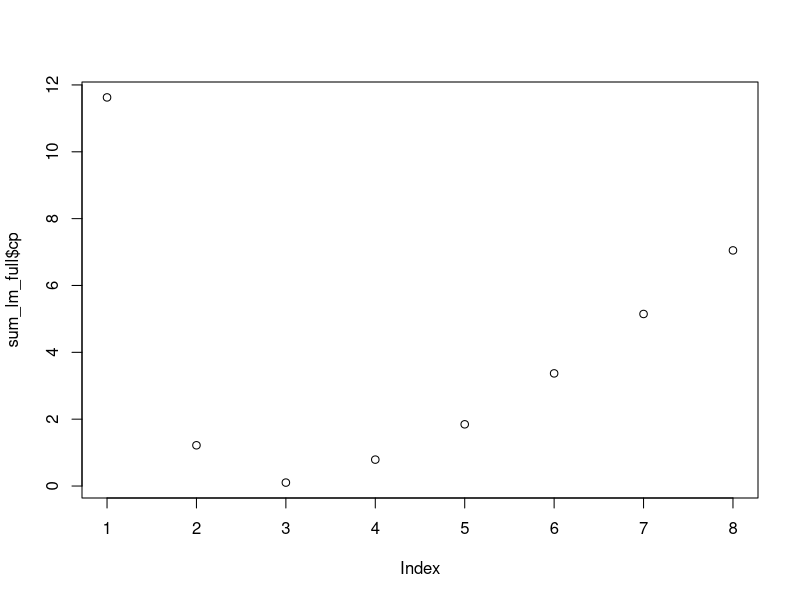
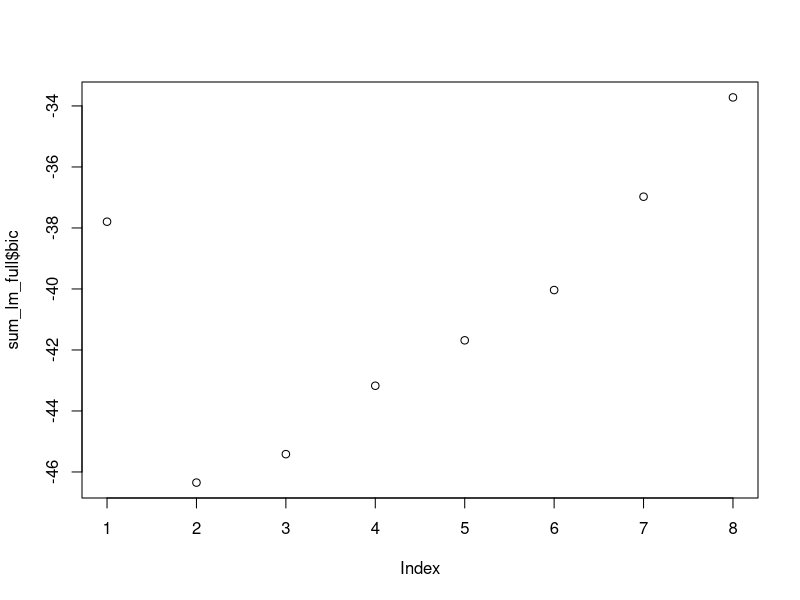
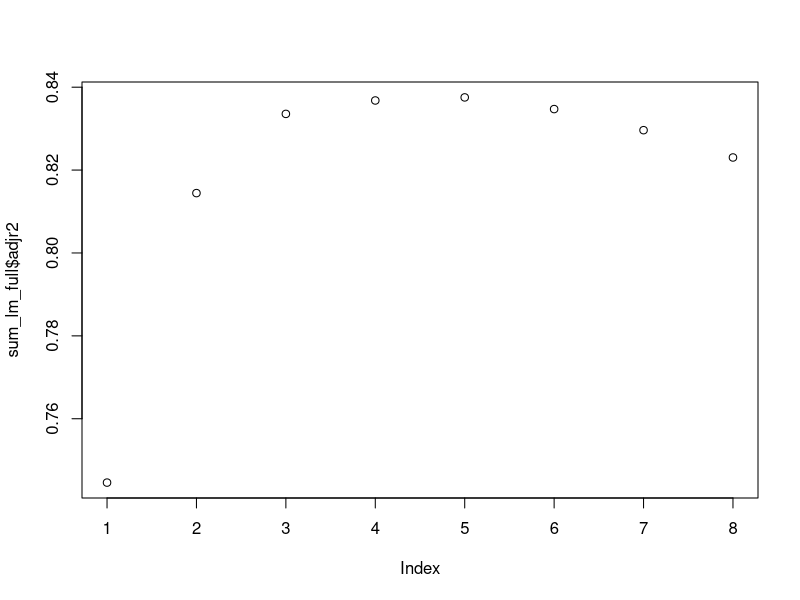

The R source for these figures, in order:
## ---- chunk 1
#| echo: true
#| eval: true

library(leaps)
lm_full <- regsubsets(mpg ~ ., data = mtcars)

## ---- chunk 2
#| echo: true
#| eval: true
sum_lm_full <- summary(lm_full)
print(sum_lm_full)
## ---- chunk 3
#| echo: true
#| eval: true
plot(sum_lm_full$cp)
## ---- chunk 4
#| echo: true
#| eval: true
coef(lm_full,3)
## ---- chunk 5
#| echo: true
#| eval: true
lm_full <- regsubsets(mpg ~ ., data = mtcars,
                      method =  "forward")

## ---- chunk 6
#| echo: true
#| eval: true
sum_lm_full <- summary(lm_full)
print(sum_lm_full)
## ---- chunk 7
#| echo: true
#| eval: true
plot(sum_lm_full$bic)
## ---- chunk 8
#| echo: true
#| eval: true
coef(lm_full,2)
## ---- chunk 9
#| echo: true
#| eval: true
lm_full <- regsubsets(mpg ~ ., data = mtcars,
                      method =  "backward")

## ---- chunk 10
#| echo: true
#| eval: true
sum_lm_full <- summary(lm_full)
print(sum_lm_full)
## ---- chunk 11
#| echo: true
#| eval: true
plot(sum_lm_full$adjr2)
## ---- chunk 12
#| echo: true
#| eval: true

coef(lm_full,6)
## ---- chunk 13
library(glmnet)
library(tidyverse)
library(palmerpenguins)
penguins <- penguins |> drop_na()
mod <- penguins |> model.matrix(~ flipper_length_mm + bill_depth_mm + bill_length_mm - 1,
  data = _) # Must include -1 to remove intercept, needed for glmnet
ridge_mod <- glmnet(x = mod, 
                    y = penguins$body_mass_g,
                    alpha = 0,
                    lambda = 1.3) # lambda was chosen at random
coef(ridge_mod)[,1]
## ---- chunk 14
lasso_mod <- glmnet(x = mod, 
                    y = penguins$body_mass_g,
                    alpha = 1,
                    lambda = 1.3) # lambda was chosen at random
coef(lasso_mod)[,1]
